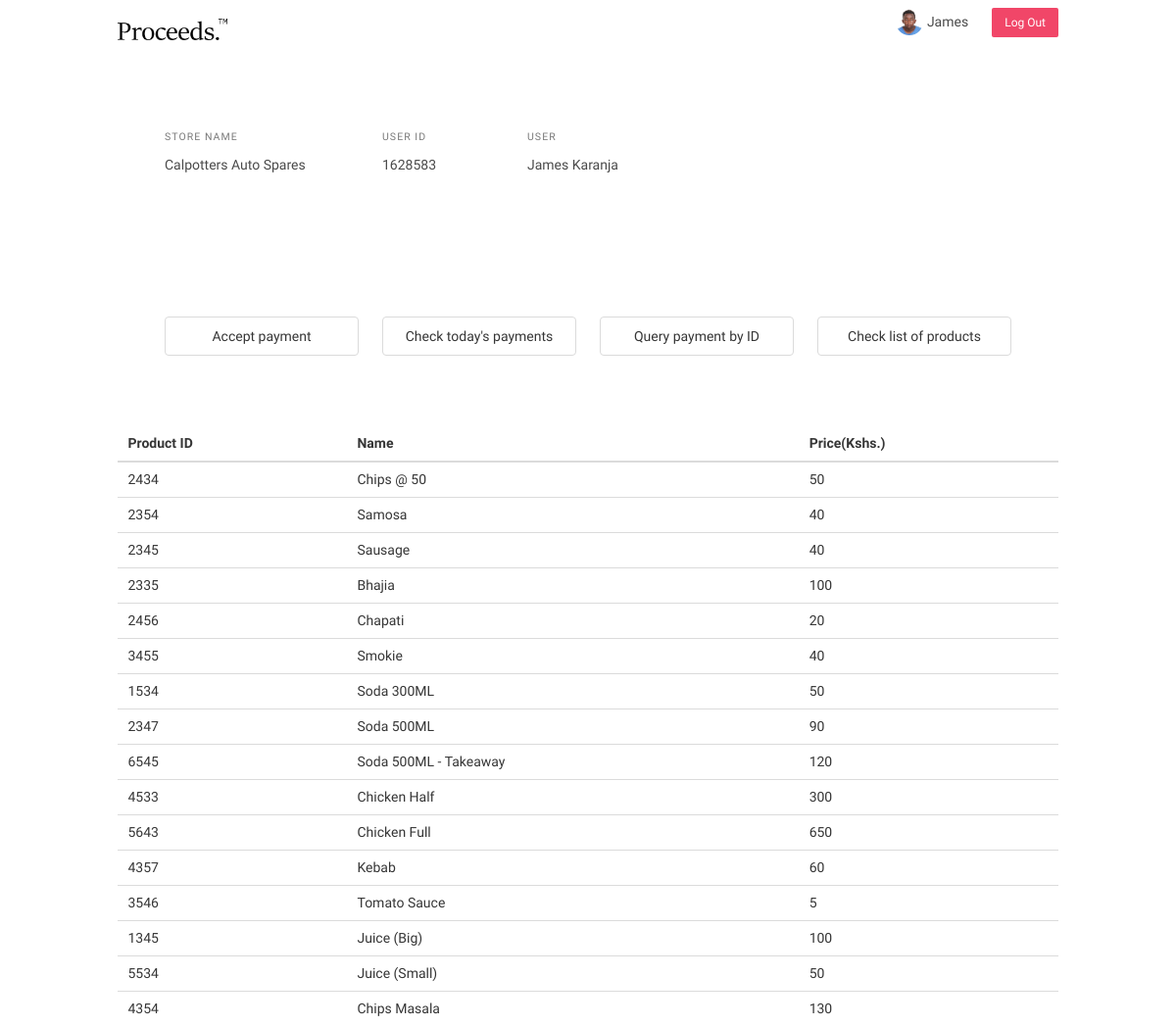
/products (signed in), run on the app's committed database.
### core/models.py (models this page shows, shortened)
class Product(models.Model):
    product_name = models.CharField(max_length=50)
    product_price = models.IntegerField(null=True)
    product_id = models.IntegerField(unique=True)

### core/views.py (the view)
# urls.py: path('products', Dashboard.products, name='products'),
    @login_required()
    def products(request):
        products = Product.objects.all()
        context = {
            'products' : products,
        }
        return render(request, 'core/products.html', context)

### core/templates/core/products.html (shortened to what this page needs)
{% extends 'core/base.html' %}
{% block content %}
<div class="container">
    <table class="table" id="dashboard-table">
      <thead>
        <tr>
          <th>Product ID</th>
          <th>Name</th>
          <th>Price(Kshs.)</th>
        </tr>
      </thead>
      <tbody>
        {% if products %}
            {% for product in products %}
            <tr>
                <td>{{ product.product_id }}</td>
                <td>{{ product.product_name }}</td>
                <td>{{ product.product_price }}</td>
              </tr>
            {% endfor %}
        {% endif %}
      </tbody>
    </table>
</div>
{% endblock content %}

### core/templates/core/base.html (shortened to what this page needs)
{% load static %}
{% load i18n %}
<!DOCTYPE html>
<html>
    <head>
        <link rel="stylesheet" href="https://cdnjs.cloudflare.com/ajax/libs/bulma/0.9.4/css/bulma.min.css">
        <link rel="stylesheet" href="{% static 'css/styles.css' %}">
        <link rel="stylesheet" href="https://cdnjs.cloudflare.com/ajax/libs/font-awesome/6.2.1/css/fontawesome.min.css">
    </head>
    <body>
        <div class="container">
            <nav class="navbar" role="navigation" aria-label="main navigation">
              <div class="navbar-brand">
                <a class="navbar-item" href="{% url 'dashboard' %}">
                  <img src="{% static 'images/logo.png' %}" width="112" height="28">
                </a>
              </div>
              <div id="navbarBasicExample" class="navbar-menu">
                <div class="navbar-end">
                  <div class="navbar-item">
                      <div class="buttons">
                        <img src="{% static 'images/profile.jpg' %}" class="nav-profile">
                        &nbsp<p><small>{{ request.user.username }}</small</p>
                      </div>
                  </div>
                  <div class="navbar-item">
                    <div class="buttons">
                      <a class="button is-danger is-small" href="{% url 'logout' %}">
                        Log Out
                      </a>
                    </div>
                  </div>
                </div>
              </div>
            </nav>
            <br>
            <section class="section">
              <div class="columns">
                <div class="column is-3">
                  <div class="menu-label">Store Name</div>
                  <p>Calpotters Auto Spares</p>
                </div>
                <div class="column is-2">
                  <div class="menu-label">User ID</div>
                  <p>1628583</p>
                </div>
                <div class="column is-2">
                  <div class="menu-label">User</div>
                  <p>James Karanja</p>
                </div>
              </div>
            </section>
            <br><br>
            <section class="section">
              <div class="container">
              <div class="columns">
                <div class="column is-3">
                  <a class="button is-outlined" id="base-btn" href="{% url 'enterpayment' %}"><small>Accept payment</small></a>
                </div>
                <div class="column is-3">
                  <a class="button is-outlined" id="base-btn" href="{% url 'payments-today' %}"><small>Check today's payments</small></a>
                </div>
                <div class="column is-3">
                  <a class="button is-outlined" id="base-btn" href="{% url 'querypaymentbyid' %}"><small>Query payment by ID</small></a>
                </div>
                <div class="column is-3">
                  <a class="button is-outlined" id="base-btn" href="{% url 'products' %}"><small>Check list of products</small></a>
                </div>
              </div>
            </div>
            </section>
            <br>
            <section>
              {% block content %}{% endblock content %}
            </section>
        </div>
    </body>
</html>

### core/static/css/styles.css (style rules this page uses)
* { font-family: 'Fira Sans', sans-serif; }
.nav-profile { border-radius: 100%; }
#base-btn { width: 100%; }
#dashboard-table { width: 100%; }

### data on the page
Product: product_id "2434", product_name "Chips @ 50", product_price "50"
Product: product_id "2354", product_name "Samosa", product_price "40"
Product: product_id "2345", product_name "Sausage", product_price "40"
Product: product_id "2335", product_name "Bhajia", product_price "100"
Product: product_id "2456", product_name "Chapati", product_price "20"
Product: product_id "3455", product_name "Smokie", product_price "40"
Product: product_id "1534", product_name "Soda 300ML", product_price "50"
Product: product_id "2347", product_name "Soda 500ML", product_price "90"
Product: product_id "6545", product_name "Soda 500ML - Takeaway", product_price "120"
Product: product_id "4533", product_name "Chicken Half", product_price "300"
Product: product_id "5643", product_name "Chicken Full", product_price "650"
Product: product_id "4357", product_name "Kebab", product_price "60"
Product: product_id "3546", product_name "Tomato Sauce", product_price "5"
Product: product_id "1345", product_name "Juice (Big)", product_price "100"
Product: product_id "5534", product_name "Juice (Small)", product_price "50"
Product: product_id "4354", product_name "Chips Masala", product_price "130"

### other printed values
{{ request.user.username }} "James"
